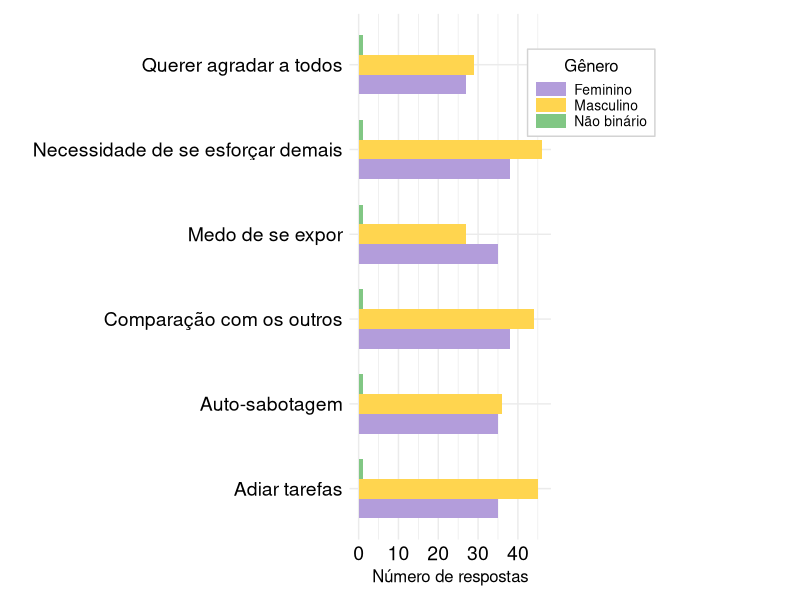

Recreate this plot in R.
library(ggplot2)
library(reshape2)

# Definir os comportamentos
comportamentos <- c(
  'Necessidade de se esforçar demais',
  'Auto-sabotagem',
  'Adiar tarefas',
  'Medo de se expor',
  'Comparação com os outros',
  'Querer agradar a todos'
)

respostas_mulheres <- c(38, 35, 35, 35, 38, 27)
respostas_homens <- c(46, 36, 45, 27, 44, 29)
respostas_nao_binario <- rep(1, length(comportamentos))

# Criar um data frame com as respostas e comportamentos
dados <- data.frame(
  Comportamentos = comportamentos,
  Mulheres = respostas_mulheres,
  Homens = respostas_homens,
  `Não binário` = respostas_nao_binario
)

# Transformar os dados em formato longo para exibir corretamente
dados_long <- melt(dados, id.vars = "Comportamentos", variable.name = "Gênero", value.name = "Respostas")

# Cores pastel personalizadas
cores_respostas <- c("#B39DDB", "#FFD54F", "#81C784")

# Criar o gráfico de barras lado a lado (dodge)
grafico <- ggplot(dados_long, aes(x = Comportamentos, y = Respostas, fill = Gênero)) +
  geom_bar(stat = "identity", position = "dodge", width = 0.7) +
  scale_fill_manual(values = cores_respostas, 
                    labels = c("Feminino", "Masculino", "Não binário")) +  # Atualiza os rótulos da legenda
  coord_flip() +
  labs(
    x = "",
    y = "Número de respostas",
    fill = "Gênero"  # Título da legenda
  ) +
  theme_minimal() +
  theme(
    plot.title = element_text(hjust = 0.5, size = 18, color = "black"),  # Título em preto
    axis.title.y = element_text(size = 10, color = "black"),  # Título do eixo Y em preto
    axis.title.x = element_text(size = 12, color = "black"),  # Título do eixo X em preto
    axis.text = element_text(size = 14, color = "black"),  # Texto dos eixos em preto
    legend.text = element_text(size = 10, color = "black"),  # Texto da legenda em preto
    legend.title = element_text(size = 12, hjust = 0.5, color = "black"),  # Título da legenda em preto
    legend.position = c(1.2, 0.85),  # Ajusta a posição mais à direita e no topo
    legend.direction = "vertical",  # Define a legenda vertical
    legend.key.height = unit(0.4, 'cm'),  # Reduz a altura da chave da legenda
    legend.key.width = unit(0.8, 'cm'),  # Reduz a largura da chave da legenda
    legend.spacing.y = unit(0.3, 'cm'),  # Ajusta o espaçamento vertical entre os itens da legenda
    legend.background = element_rect(fill = "white", color = "lightgray", size = 0.5),  # Caixa ao redor da legenda
    plot.margin = margin(10, 180, 10, 10)  # Aumenta a margem direita para dar mais espaço à legenda
  )

# Exibir o gráfico
print(grafico)

